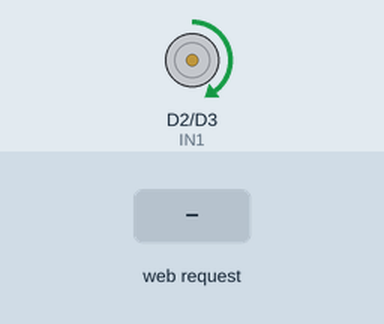
Bench run of a sketch on a simulated ESP8266 (NodeMCU). Parts: motor-driver pin pairs drawn as motors (green arrow = first pin HIGH = forward, orange = second pin HIGH = backward, longer = more drive, scaled by the enable pin). Inputs (shaded band) come from the test bench. WiFi joins after 1.5 s; servers stay silent unless stated; what the sketch prints to the serial monitor is not drawn.

Above: at 2.7 s.
2.8 s: HTTP request GET /DCbackward received
At 4.0 s:
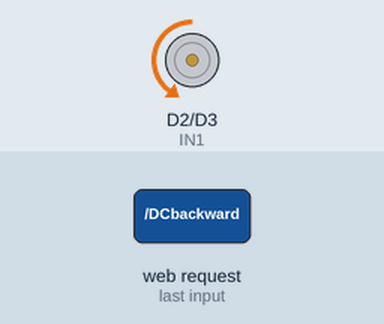
4.3 s: HTTP request GET /DCforward received
At 5.3 s:
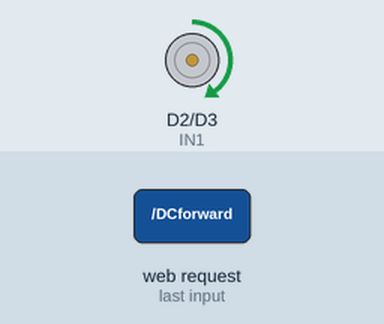
Timing chart, 0 to 7.3 s (numbered marks = the images above; inputs shaded):
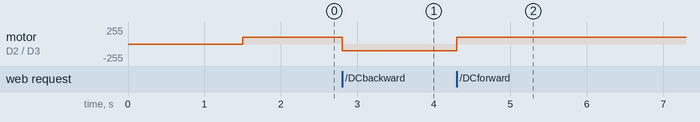

The sketch:

ESP-8266_DHT-DC.ino
```cpp
#include <ESP8266WiFi.h>
#include <ESP8266WebServer.h>
#include "DHT.h"
#include "DHT_DC.h"

ESP8266WebServer server(80);

#define DHTPIN D5
#define DHTTYPE DHT11
DHT dht(DHTPIN, DHTTYPE);

#define ENA D1
#define IN1 D2
#define IN2 D3

#define TENWIFI "chithanh"
#define PASSWIFI "mottoichin"

const int maxSpeed = 255;
const int minSpeed = 0;
const int step = 20;
int currentSpeed = 100;
bool DCdirection = true;  // true: forward, false: backward

// ======= HTML Giao diện ========
void connection() {
  String s = MAIN_page;
  server.send(200, "text/html", s);
}

// ====== Xử lý setup ban đầu ======
void setup() {
  Serial.begin(9600);
  pinMode(ENA, OUTPUT);
  pinMode(IN1, OUTPUT);
  pinMode(IN2, OUTPUT);
  dht.begin();

  WiFi.begin(TENWIFI, PASSWIFI);
  Serial.print("\nĐang kết nối WiFi");
  while (WiFi.status() != WL_CONNECTED) {
    delay(500);
    Serial.print(".");
  }
  Serial.println("\nWiFi kết nối, IP: " + WiFi.localIP().toString());

  server.on("/", connection);
  server.on("/readSerial", handleReadSerial);
  server.on("/DCforward", handleDCforward);
  server.on("/DCbackward", handleDCbackward);
  server.on("/DCspeedup", handleDCspeedUp);
  server.on("/DCspeeddown", handleDCspeedDown);
  server.begin();
}

// ====== Xử lý các API gọi từ client ======
void handleReadSerial() {
  float h = dht.readHumidity();
  float t = dht.readTemperature();

  if (isnan(h) || isnan(t)) {
    server.send(200, "text/plain", "Không đọc được cảm biến!");
    return;
  }

  server.send(200, "text/plain", "Nhiệt độ: " + String(t) + " °C | Độ ẩm: " + String(h) + " %");
}

void handleDCforward() {
  DCdirection = true;
  server.send(200, "text/plain", "Đi tới");
}

void handleDCbackward() {
  DCdirection = false;
  server.send(200, "text/plain", "Đi lùi");
}

void handleDCspeedUp() {
  currentSpeed = min(currentSpeed + step, maxSpeed);
  server.send(200, "text/plain", "Tăng tốc độ: " + String(currentSpeed));
}

void handleDCspeedDown() {
  currentSpeed = max(currentSpeed - step, minSpeed);
  server.send(200, "text/plain", "Giảm tốc độ: " + String(currentSpeed));
}

// ====== Hàm chạy động cơ ======
void moveMotor() {
  analogWrite(ENA, currentSpeed);
  if (currentSpeed == 0) {
    digitalWrite(IN1, LOW);
    digitalWrite(IN2, LOW);
    return;
  }

  if (DCdirection) {
    digitalWrite(IN1, HIGH);
    digitalWrite(IN2, LOW);
  } else {
    digitalWrite(IN1, LOW);
    digitalWrite(IN2, HIGH);
  }
}

// ====== Vòng lặp chính ======
void loop() {
  server.handleClient();
  moveMotor(); // chỉ cập nhật motor khi có thay đổi
}
```

DHT_DC.h
```cpp
const char MAIN_page[] PROGMEM = R"=====(
<!DOCTYPE html>
<html>
  <head>
    <meta name='viewport' content='width=device-width, initial-scale=1.0'/>
    <meta charset='utf-8'>
    <style>
      html {
        font-family: Helvetica;
        display: inline-block;
        margin: 0px auto;
        text-align: center;
      }

    .button2 {
      background-color: #555555;
    }
    .btn {
      background-color: #4CAF50;
      border: none;
      color: white;
      padding: 16px 40px;
      text-decoration: none;
      font-size: 16px;
      margin: 2px;
      cursor: pointer;
    }
    .degrees-input {
      width: 60px;
      height: 30px;
      font-size: 20px;
      text-align: center;
    }
    </style>
    <title>Cảm biến ánh sáng và DC motor</title>
  </head>
  <body>
    <h1><p id="serialMonitor"> None </p><h1><br>
      <div id="motor_controller">
        <p>Điều khuyển động cơ DC</p>
        <button class="btn btn-forward" onclick="goForward()">Tới</button>
        <button class="btn btn-backward" onclick="goBackward()">Lui</button> <br>

        <button class="btn btn-speedup" onclick="goSpeedUp()">Tăng tốc</button>
        <button class="btn btn-speeddown" onclick="goSpeedDown()">Giảm tốc</button> <br>
      </div>

    <script>
      window.onload = function() {
        readSerial();
      };

      function readSerial() {
        var serialMonitor = document.getElementById('serialMonitor');
        var xhttp = new XMLHttpRequest();
        xhttp.onreadystatechange = function() {
          if (this.readyState == 4 && this.status == 200) {
            serialMonitor.innerHTML = this.responseText;
            setTimeout(readSerial, 500);
          }
        };
        xhttp.open('GET', '/readSerial', true);
        xhttp.send();
      }


      function goForward() {
        var xhttp = new XMLHttpRequest();
        xhttp.onreadystatechange = function() {
          if (this.readyState == 4 && this.status == 200) {
            if (this.responseText == 'go forward') {
              console.log('OK');
              document.querySelector(".btn-forward").classList.add("button2");
              document.querySelector(".btn-backward").classList.remove("button2");
            } else {
              console.log('Error');
            }
          }
        };
        xhttp.open('GET', '/DCforward', true);
        xhttp.send();
      }

      function goBackward() {
        var xhttp = new XMLHttpRequest();
        xhttp.onreadystatechange = function() {
          if (this.readyState == 4 && this.status == 200) {
            if (this.responseText == 'go backward') {
              console.log('OK');
              document.querySelector(".btn-backward").classList.add("button2");
              document.querySelector(".btn-forward").classList.remove("button2");
            } else {
              console.log('Error');
            }
          }
        };
        xhttp.open('GET', '/DCbackward', true);
        xhttp.send();
      }

      function goSpeedUp() {
        var xhttp = new XMLHttpRequest();
        xhttp.onreadystatechange = function() {
          if (this.readyState == 4 && this.status == 200) {
            if (this.responseText == 'speedUp') {
              console.log('OK');
              document.querySelector(".btn-speedup").classList.add("button2");
              document.querySelector(".btn-speeddown").classList.remove("button2");
            } else {
              console.log('Error');
            }
          }
        };
        xhttp.open('GET', '/DCspeedup', true);
        xhttp.send();
      }

      function goSpeedDown() {
        var xhttp = new XMLHttpRequest();
        xhttp.onreadystatechange = function() {
          if (this.readyState == 4 && this.status == 200) {
            if (this.responseText == 'speedDown') {
              console.log('OK');
              document.querySelector(".btn-speeddown").classList.add("button2");
              document.querySelector(".btn-speedup").classList.remove("button2");
            } else {
              console.log('Error');
            }
          }
        };
        xhttp.open('GET', '/DCspeeddown', true);
        xhttp.send();
      }
    </script>
  </body>
</html>
)=====";
```

Measured:
- after the input at 2.8 s, motor on D2 (IN1) / D3 (IN2): forward 100/255 → backward 100/255 at once
- after the input at 4.3 s, motor on D2 (IN1) / D3 (IN2): backward 100/255 → forward 100/255 at once
